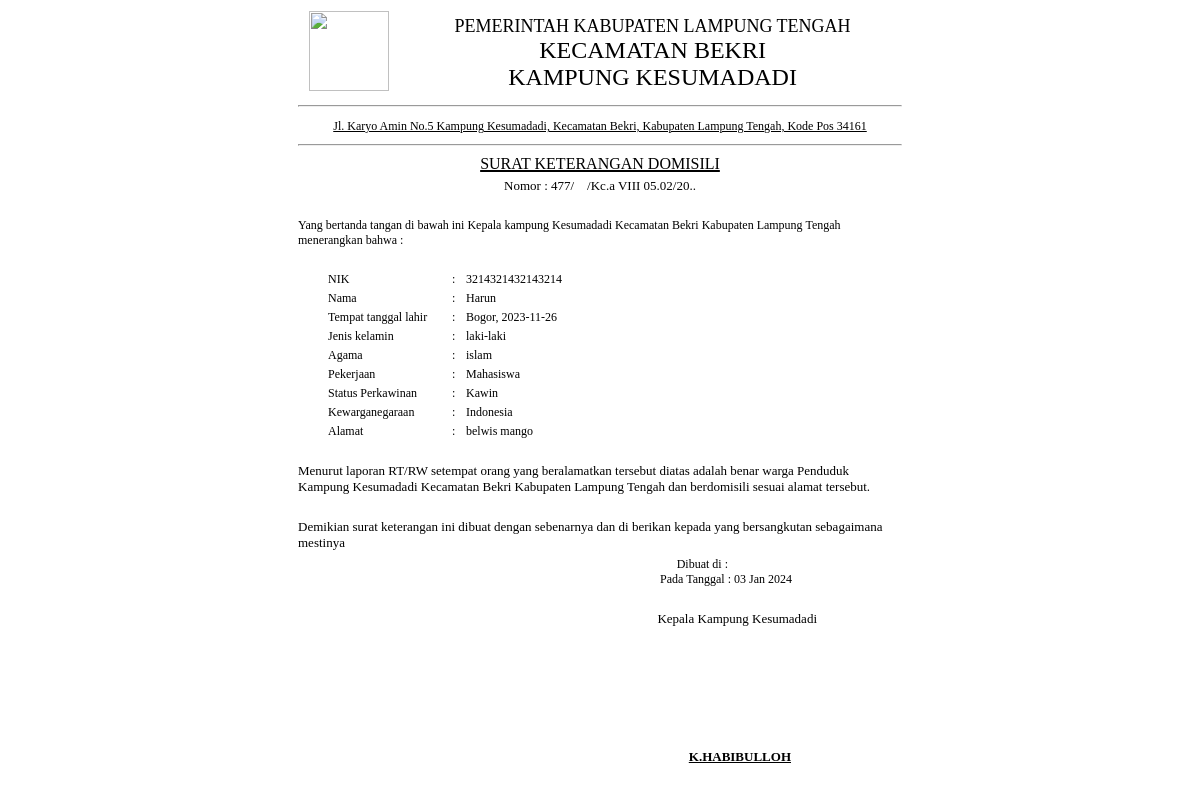
The page /surat_keterangan_domisili.php?NIK=3214321432143214 (signed in) on the database its author committed.
### tables this page shows
CREATE TABLE `crud` (
  `ID` bigint(16) NOT NULL,
  `NIK` bigint(16) NOT NULL,
  `Nama` varchar(50) NOT NULL,
  `Tempat` varchar(50) NOT NULL,
  `Tanggal_Lahir` varchar(50) NOT NULL,
  `Jenis_Kelamin` varchar(50) NOT NULL,
  `Alamat` varchar(100) NOT NULL,
  `Agama` varchar(50) NOT NULL,
  `Status` varchar(50) NOT NULL,
  `Pekerjaan` varchar(50) NOT NULL,
  `Kewarganegaraan` varchar(50) NOT NULL
);

### surat_keterangan_domisili.php (the view, shortened to what this page needs)
<?php
include "process.php";
if(isset($_GET['NIK'])) {
    $NIK = $_GET['NIK'];
    $NIK = mysqli_real_escape_string($conn, $NIK);
    $sql = "SELECT * FROM crud WHERE NIK='$NIK'";
    $hasil = mysqli_query($conn, $sql);
    $data = mysqli_fetch_assoc($hasil);
} else {
    echo "Parameter NIK tidak ditemukan.";
    exit();
}
$tanggal = date("d M Y");
?>
<!DOCTYPE html>
<head>
    <body onload="window.print()">
</head>
<body>
    <center>
        <table width="610" align="center">
            <tr>
                <td align="center"><img src="https://i.ibb.co/NjB0Rqb/Lambang-Kabupaten-Lampung-Tengah.png" width="80" height="80"></td>
                <td align="center">
                    <font size="4">PEMERINTAH KABUPATEN LAMPUNG TENGAH</font><br>
                    <font size="5">KECAMATAN BEKRI</font><br>
                    <font size="5">KAMPUNG KESUMADADI</font><br>
                </td>
            </tr>
            <tr>
                <td colspan="2" align="center"><hr></td>
            </tr>
        </table>
        <table width="610">
            <tr>
                <td class="alamat" align="center" style="text-decoration: underline 1px;">Jl. Karyo Amin No.5 Kampung Kesumadadi, Kecamatan Bekri, Kabupaten Lampung Tengah, Kode Pos 34161</td>
            </tr>
            <tr>
                <td colspan="1" align="center"><hr></td>
            </tr>
        </table>
        <table width="610" align="center">
            <tr>
                <font size="3" align="center" style="text-decoration: underline 2px;">SURAT KETERANGAN DOMISILI</font><br>
            </tr>
            <tr>
                <td align="center">
                    <font size="2">Nomor : 477/&nbsp;&nbsp;&nbsp;&nbsp;/Kc.a VIII 05.02/20..</font>
                </td>
            </tr>
        </table>
        <br>
        <table width="610">
            <tr>
                <td class="pembukaan" style="font-size: 12px;">Yang bertanda tangan di bawah ini Kepala kampung Kesumadadi Kecamatan Bekri Kabupaten Lampung Tengah menerangkan bahwa :</td>
            </tr>
        </table>
        <br>
        <table width="550">
            <tr>
                <td style="font-size: 12px;"width="120">NIK</td>
                <td width="10">:</td>
                <td style="font-size: 12px;"><?php echo $data['NIK']; ?></td>
            </tr>
            <tr>
                <td style="font-size: 12px;"width="120">Nama</td>
                <td width="10">:</td>
                <td style="font-size: 12px;"><?php echo $data['Nama']; ?></td>
            </tr>
            <tr>
                <td style="font-size: 12px;"width="120">Tempat tanggal lahir</td>
                <td width="10">:</td>
                <td style="font-size: 12px;"><?php echo $data['Tempat']; ?>, <?php echo $data['Tanggal_Lahir'];?></td>
            </tr>
            <tr>
                <td style="font-size: 12px;"width="120">Jenis kelamin</td>
                <td width="10">:</td>
                <td style="font-size: 12px;"><?php echo $data['Jenis_Kelamin']; ?></td>
            </tr>
            <tr>
                <td style="font-size: 12px;"width="120">Agama</td>
                <td width="10">:</td>
                <td style="font-size: 12px;"><?php echo $data['Agama']; ?></td>
            </tr>
            <tr>
                <td style="font-size: 12px;"width="120">Pekerjaan</td>
                <td width="10">:</td>
                <td style="font-size: 12px;"><?php echo $data['Pekerjaan']; ?></td>
            </tr>
            <tr>
                <td style="font-size: 12px;"width="120">Status Perkawinan</td>
                <td width="10">:</td>
                <td style="font-size: 12px;"><?php echo $data['Status']; ?></td>
            </tr>
            <tr>
                <td style="font-size: 12px;">Kewarganegaraan</td>
                <td width="10">:</td>
                <td style="font-size: 12px;"><?php echo $data['Kewarganegaraan']; ?></td>
            </tr>
            <tr>
                <td style="font-size: 12px;"width="120">Alamat</td>
                <td width="10">:</td>
                <td style="font-size: 12px;"><?php echo $data['Alamat']; ?></td>
            </tr>
        </table>
        <br>
        <table width="610">
            <tr>
                <td>
                    <font size="2">Menurut laporan RT/RW setempat orang yang beralamatkan tersebut diatas adalah benar warga Penduduk Kampung Kesumadadi Kecamatan Bekri Kabupaten Lampung Tengah dan berdomisili sesuai alamat tersebut.</font>
                </td>
            </tr>
        </table>
        <br>
        <table width="610">
            <tr>
                <td>
                    <font size="2">Demikian surat keterangan ini dibuat dengan sebenarnya dan di berikan kepada yang bersangkutan sebagaimana mestinya</font>
                </td>
            </tr>
        </table>
        <table width = "610">
            <tr>
                <td align="right" class="surat">
                    <span style="font-size: 12px;padding-right: 174px;">Dibuat di :</span> <br>
                    <span style="font-size: 12px;padding-right: 110px;">Pada Tanggal : <?php echo $tanggal; ?></span>
                </td>
            </tr>
        </table>
        <br>
        <table width="610">
            <tr>
                <td align="right" style="padding-right: 86px;">
                    <font size="2">Kepala Kampung Kesumadadi</font>
                </td>
            </tr>
            <tr>
                <td align="right" style="padding-right: 86px;">
                </td>
            </tr>
        </table>
        <table width="388">
            <tr>
                <td align="right" style="padding-right: px;">
                    <font size="2"><b style="text-decoration: underline;">K.HABIBULLOH</b></font>
                </td>
            </tr>
        </table>
    </center>
</body>
</html>

### surat_keterangan_domisili.php (style rules this page uses)
table tr td { font-size: 12px; }

### rows shown on the page
crud: NIK "3214321432143214", Nama "Harun", Tempat "Bogor", Tanggal_Lahir "2023-11-26", Jenis_Kelamin "laki-laki", Agama "islam", Pekerjaan "Mahasiswa", Status "Kawin", Kewarganegaraan "Indonesia", Alamat "belwis mango"
